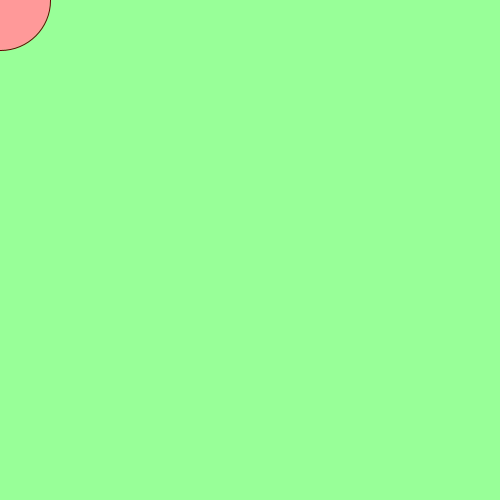
Frame 1 (no input)
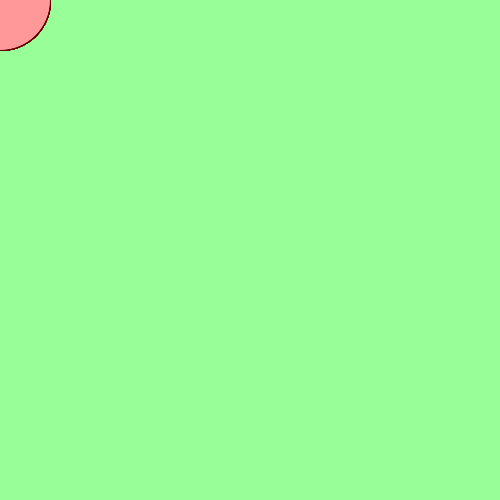
Frame 60 (the mouse pressed at the canvas centre just before this capture)
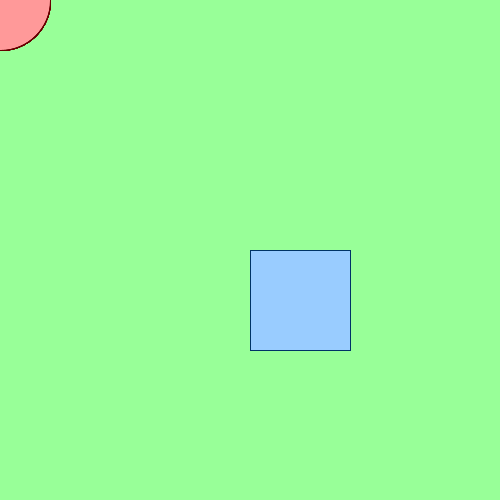
Frame 120 (the mouse held since frame 60 and released just before this capture)

The Processing sketch that drew these frames (run headless with seeded random() and noise(); from frame 60 on, the mouse is pressed at the canvas centre):

// Processing sketch: shape
// ── shape.pde
/*
shape.pde

author: christopher romo
created: 10/08/2024
*/

int count = 0;

void setup() {
  size(500,500);
  surface.setLocation(100, 100);
  background(152,255,152); 
} // setup

void draw() {
  // change scene based on count
  if (count == 0) {
    // display circle scene
    stroke(102,0,0);
    fill(255,153,153);
    ellipse(mouseX,mouseY,100,100);
  } else if (count == 1) {
    // display the square scene
    stroke(0,51,102);
    fill(153,204,255);
    rect(mouseX,mouseY,100,100);
  } else {
    // display the triangle scene
    stroke(102,102,0);
    fill(255,255,153);
    triangle(mouseX,mouseY,(mouseX+100),(mouseY+100),(mouseX-100),(mouseY+100));
  } 
} // draw

void mousePressed() {
  // clears the screen and changes count.
  
  if (count == 0) {
    background(255,204,153);
    count += 1;
  } else if (count == 1) {
    background(204,153,255);
    count += 1;
  } else {
    background(152,255,152);
    count = 0;
  }
} // mousePressed
